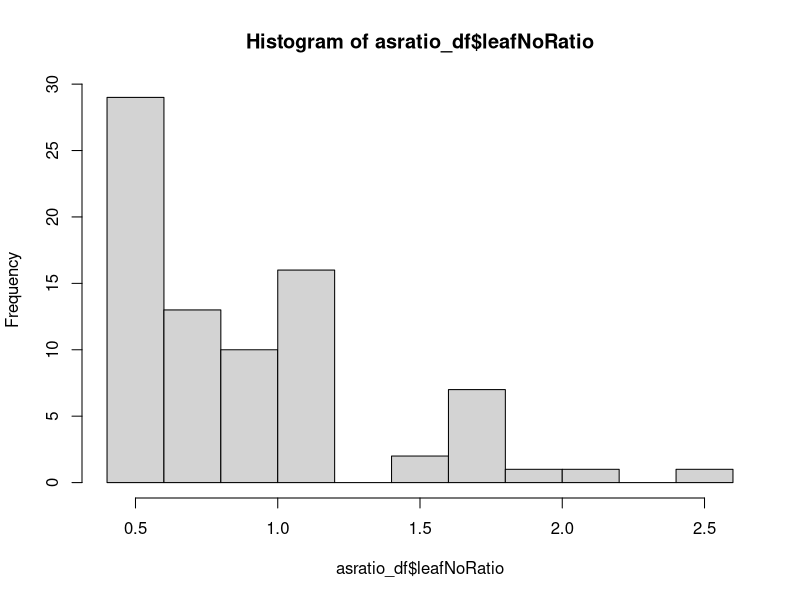

The R script that drew this image: (Note: this script raises an error after producing the figure.)
# ******************************************************************************

###                     Rex and Sof's Salinity Workshop                      ###

# ******************************************************************************

# ******************************************************************************

# Salinity Data Analysis ----------------

# ******************************************************************************

# first, we're going to clear the data from our global environment, so we have a 
# fresh start

rm(list = ls())


# Let's import our data. If working on a Flinders Uni computer, put it on your U drive or you WILL lose all your work!

# the folder we are working in is called our "working directory". It is good 
# convention to keep everything you're working on in this folder. You can check 
# you're using the correct working directory by using 
getwd()

# if the working directory isn't the folder you want to use, you can use 
# setwd("xxxx enter filepath here xxx") # to set your working directory. 
# your data should be saved in your working directory folder. You can then easily
# access this data:

all_data <- na.omit(data.frame(read.csv("Salinity_data.csv")))  
# read.csv will import the data from our working directory
head(all_data) 
# note that we now have all_data in our global environment, which is ##### observations 
# of #### variables

# and we can check that everything looks right
str(all_data)
summary(all_data)

# To standardise our results, we have calculated each variable as 
# a ratio of the mean of the control. 
# We are going to analyse the response variables leaf_no_ratio, shoot_height_ratio, 
# root_length_ratio, fw_shoot_root_ratio, dw_shoot_root_ratio, shoot_moisture, and root_moisture.


# Before we get into it, let's make sure our data is formatted so that we can work 
# with it easily. This can be tedious, but saves time in the long run

# Let's assign all of the variables we're going to use to their own object. 

species <- all_data$species
saltConc <- as.character(all_data$salt_conc) 
# salt concentration would automatically be numerical, we want it to be character, because we're 
# using it as a categorical variable.
leafNoRatio <- all_data$leaf_no_ratio
shootHtRatio <- all_data$shoot_height_ratio
rootLnRatio <- all_data$root_length_ratio
fwShootRoot <- all_data$fw_shoot_root_ratio
dwShootRoot <- all_data$dw_shoot_root_ratio
shootMoist <- all_data$shoot_moisture
rootMoist <- all_data$root_moisture
totMoist <- all_data$total_moisture

# While we do this, we're going to exclude the controls for the "leaf number-", 
# "shoot height-" and "root length (ratio to control mean)" variables. We're going 
# to combine them into dataframes with the species and salt concentration
# because we want to make sure we have the same number of observations for each of these variables.

asratio_df1 <- cbind.data.frame(species, saltConc, leafNoRatio, shootHtRatio, rootLnRatio)
asratio_df <- asratio_df1[asratio_df1$saltConc>0,] 
# this will ensure that all salt concentrations in this dataframe are greater than 0
                             
# we can get the summary for any of these variables and see the datatypes, etc
summary(asratio_df)
str(asratio_df)

# and we can check how many replicates we have for each treatment
table(asratio_df$species, asratio_df$saltConc)

# and we'll just make a dataframe of the rest of the variables, because it makes 
# plotting easier down the track:
alldata_df <- cbind.data.frame(species, saltConc, fwShootRoot, dwShootRoot, 
                               shootMoist, rootMoist, totMoist)

### remember, we have TWO DATA FRAMES  - one with the ratios, one with the remainder of the variables - which means that you don't find fwShootRoot in asratio_df, for example!

# Next, we need to perform some assumption testing. This is like checking in the 
# pantry to see what ingredients you have. If you have eggs, flour, milk, and sugar, 
# you can make a cake. If you have eggs, milk, bacon and cheese
# you can make an omelette. We want to do a two-way ANOVA, but we need to check 
# that we have all of the ingredients, first. 
# The assumptions (ingredients) of an ANOVA are:
#     > normally distributed data
#     > homogeneity of variances
#     > data are independent (we know our data are independent because the plants 
# were grown in their own pots, and don't influence each other either way.)


# Leaf Number as a Ratio of Control Mean ----------------------------------

# first, we're going to analyse the plant's leaf number as a ratio to the mean control in 
# response to salinity level.

# Let's check our assumptions:

### Assumption 1: data are normally distributed
# The central limit theorem tells us that When we have a sample size large enough 
# (n > 30), the sampling distribution will be normal, regardless of the distribution 
# of the data. However, it's good practice to report your assumption testing in 
# your statistical methods section. 
# We are going to use the Shapiro-Wilk method to test normality. 
# the null hypothesis is that sample distribution is normal. If the test is significant, 
# the distribution is non-normal. 
# If our p-value is > 0.05, we can assume that our data is normally distributed.

# We just extract the column needed from our relevant dataset, and we can do this 
# within the shapiro.test function
shapiro.test(asratio_df$leafNoRatio)
#Is this normal? 

# we can visually assess distribution using histograms 
hist(asratio_df$leafNoRatio)


# if we compare the results from our normality tests with our histograms, we can 
# see whether our data are normally distributed or how badly the data are not normal, in this case.

# Sometimes, to bring our data closer to normality, we can remove some outliers. In this year's experiments, it's particularly relevant because some plants grew so quick that they developed far more leaves than would be expected. You can see this in the histogram already.

# We need to explore this visually using boxplots, for both our species and our salt concentration. 

# we're going to use the package 'ggpubr' to make some plots to visualise our group differences. This first needs
#installing like so:

install.packages("ggpubr")
library(ggpubr)
library(dplyr)

#plot leaf number as ratio to control mean by groups "salt concentration"
# colour box plot by second group "species"

boxplot(leafNoRatio ~ saltConc, data = asratio_df,
        xlab = "Salt Concentration and Species",
        ylab = "Leaf Number Ratio"
        ) ### Here the data on the x-axis is out of order, 
          ###so we will re-arrange the data

# Define the desired order for saltConc
desired_salt_order <- c("1.5", "2.5", "5", "10", "15")
#Reorder the factor levels in the data frame
asratio_df$saltConc <- factor(asratio_df$saltConc, levels = desired_salt_order)
#Verify the new order
levels(asratio_df$saltConc)

boxplot(leafNoRatio ~ saltConc, data = asratio_df,
        xlab = "Salt Concentration and Species",
        ylab = "Leaf Number Ratio"
)

# In this case, we can see that there are some outliers present. Generally, outliers
# are classed as numbers outside of 1.5 * the interquartile range. 
# we are going to remove these outliers. Make sure to give justification for this removal in your methods section.

# first, we work out what our first and third quartiles are for our data:
quartiles <- quantile(asratio_df$leafNoRatio, probs=c(.25, .75), na.rm = FALSE) 
# and determine the interquartile range (IQR)
IQR <- IQR(asratio_df$leafNoRatio)

# Then we find our lower and upper limits:
Lower <- quartiles[1] - 1.5*IQR
Upper <- quartiles[2] + 1.5*IQR 

# and reassign any data above the lower threshold and below the upper threshold to a new dataframe, 
# which we will use for the analysis.
leafNoRatio_noOutliers <- filter(asratio_df, leafNoRatio > Lower & leafNoRatio < Upper )


# let's check how many replicates we have for each, now

table(leafNoRatio_noOutliers$species, leafNoRatio_noOutliers$saltConc)

# After relevant outliers are removed, we can then re-test for normality using our Shapiro-Wilk tests.
shapiro.test(leafNoRatio_noOutliers$leafNoRatio)

# we still have a significant p-value, but let's check out our histogram and plot data points
hist(leafNoRatio_noOutliers$leafNoRatio)

desired_salt_order <- c("1.5", "2.5", "5", "10", "15")
leafNoRatio_noOutliers$saltConc <- factor(leafNoRatio_noOutliers$saltConc, levels = desired_salt_order)
levels(leafNoRatio_noOutliers$saltConc)

boxplot(leafNoRatio ~ saltConc, data = leafNoRatio_noOutliers, 
        xlab = "saltConc",
        ylab = "leafNoRatio"
)

# looks pa bit better but the histogram shows us that there are clearly some huge outliers above 1.4 that are probably still plants that underwent a growth spurt that made their leaf growth totally different to the othe plants. These are not comparable to all the other plants, which is why we here decide to remove them. 

#NB: we don't remove the outliers because they are inconvenient - we have a good biological reason to exclude them. It is extremely important to be transparent and have a good reason for outlier removal, otherwise you are just massaging your data! So make sure you include the reason for the removal in your write-up.

leafNoRatio_noOutliers <- filter(asratio_df, leafNoRatio < 1.4 )

# Re-test for normality using our Shapiro-Wilk tests. It's still not great
shapiro.test(leafNoRatio_noOutliers$leafNoRatio)

# But our histogram now shows that the values are all more or less part of the same distribution. Because ANOVAs are relatively robust to violations of non-normality, we will choose to continue here but just make sure you mention that the normality criterion was violated.
hist(leafNoRatio_noOutliers$leafNoRatio)

boxplot(leafNoRatio ~ saltConc, data = leafNoRatio_noOutliers, 
        xlab = "saltConc",
        ylab = "leafNoRatio"
)


### Assumption 2: variances are homogeneous

# the Levene's test for Homogeneity of Variance (in the 'car' package) will tell us if our variances are homogeneous - 
# that is, that all population variances are equal. A p - value < 0.05 will suggest that variances are significantly 
# different and that this assumption has been violated
# install.packages("car")
library(car) # access the car package

#run the test. Again, the test is highly significant but there is not much we can do about this. We will report these data as having violated both assumptions and keep going with that precaution.
leveneTest(leafNoRatio ~ species*saltConc, data = leafNoRatio_noOutliers)

### one-way ANOVA

# now that we have the ingredients (kind of), let's bake our lovely ANOVA cake!
# the null hypotheses for a one-way ANOVA are:
#       > there is no _difference_ in the means of factor A (barley and what don't have different mean leaf numbers)
#       > there is no _difference_ in the means of factor B (plants don't have different mean leav numbers across salt concentrations)
#       > there is no _interaction_ between factor A and B. (i.e. the difference in leaf numbers in a salt concentration does not depend on whether we are looking at barley or wheat)
# if the p-value for our ANOVA is <0.05, we reject the null, and find that there 
# is a significant difference or interaction.
# If you get the following error "Error in leafNoRatio ~ saltConc : non-numeric argument to binary operator"
# you need to run this code: leafNoRatio_noOutliers$saltConc <- as.numeric(leafNoRatio_noOutliers$saltConc)

leafno.aov <- aov(leafNoRatio ~ saltConc, data = leafNoRatio_noOutliers)
summary(leafno.aov)


 # But what does this mean? To get a feeling for this, we can generate some summary statistics for our response data, depending on our two factors. This has nothing to do with the ANOVA but it allows you to look at the magnitudes of difference between means.
require("dplyr")
group_by(leafNoRatio_noOutliers, species, saltConc) %>%
  summarise(count = n(),mean = mean(leafNoRatio, na.rm = TRUE),
            sd = sd(leafNoRatio, na.rm = TRUE))

# the ANOVA tells us that there are differences group means, but we don't know 
# which pairs of groups are different. We can use a Tukey multiple pairwise comparisons 
# test to see where these differences lie. Since we only have two species, 
# only need to do this for our salt concentrations:


TukeyHSD(leafno.aov, which = "saltConc")
# when interpreting the output, diff: difference between means of the two groups, 
# lwr & upr: the lower and the upper end point of the confidence interval at 95%, 
# p adj: p-value after adjustment for the multiple comparisons.


### let's graph it!

# To visualise our data (and for our report), we need to generate a means plot.
# we are going to plot our response variable by groups "saltConc", and use the colours to show the species.
# we add error bars using mean_se
# we can explore the options for our plot using the help for ggline, 
# have a play and see what you think shows your results the best!
?ggline

ggline(leafNoRatio_noOutliers, x = "saltConc", y = "leafNoRatio", color = "species",
       add = c("mean_se"),
       xlab = "salt concentration (g/L)",
       ylab = "number of leaves (ratio to control mean)",
       legend = "right")

# once we're happy with our plot, we click "export" and save it in our working folder.


# Congratulations! You've now gone through ALL code you will need to use for this prac!
# The next analyses use exactly the same functions as for the leafNoRatio variable. The
#code will now have fewer and fewer comments as you get more used to repeating the same
#analyses.

# Root length as a Ratio of Control Mean ----------------------------------

# Let's check our assumptions:

### Assumption 1: data are normally distributed
# let's do a shapiro-wilk test of normality on our rootLnRatio variable
shapiro.test(asratio_df$rootLnRatio)

# If the Sig. value of the Shapiro-Wilk Test is greater than 0.05, the data is normal. 
# If it is below 0.05, the data significantly deviate from a normal distribution.

# we can visually assess distribution using histograms 
hist(asratio_df$rootLnRatio)

# if we compare the results from our normality tests with our histograms, we can 
# see whether our data are normally distributed. In this case, the histogram looks pretty normal even though the normality test doesn't. 

# So it is worth testing for outliers again for both our species and our salt concentration. 

# plot root length as a ratio to control mean by groups "salt concentration"
# colour box plot by second group "species"


boxplot(rootLnRatio ~ saltConc, data = leafNoRatio_noOutliers, 
        xlab = "saltConc",
        ylab = "rootLnRatio"
)

# In this case, we can see that there are some outliers present. Generally, outliers
# are classed as numbers outside of 1.5 * the interquartile range. 
# we are going to remove these outliers. Make sure to give justification for this removal in your methods section.

# first, we work out what our first and third quartiles are for our data:
quartiles <- quantile(asratio_df$rootLnRatio, probs=c(.25, .75), na.rm = FALSE) 
# and determine the interquartile range (IQR)
IQR <- IQR(asratio_df$rootLnRatio)

# Then we find our lower and upper limits:
Lower <- quartiles[1] - 1.5*IQR
Upper <- quartiles[2] + 1.5*IQR 

# and reassign any data above the lower threshold and below the upper threshold to a new dataframe, 
# which we will use for the analysis.
rootLnRatio_noOutliers <- filter(asratio_df, rootLnRatio > Lower & rootLnRatio < Upper )

# After relevant outliers are removed, we can then re-test for normality using our Shapiro-Wilk tests.
shapiro.test(rootLnRatio_noOutliers$rootLnRatio)

# And double check using a histogram - this is now looking OK and we'll again note that we expect the ANOVA to be robust to the violation of normality because the data are at least clearly part of a coherent distribution.
hist(rootLnRatio_noOutliers$rootLnRatio)

# and have another look at our new boxplots:

boxplot(rootLnRatio ~ saltConc, data = rootLnRatio_noOutliers, 
        xlab = "saltConc",
        ylab = "rootLnRatio"
)

#We still clearly have some very high and very low outliers. But it would be a bit intransparent to just take them out, since there is no good reason to do so. We will therefore leave them here and continut.

table(rootLnRatio_noOutliers$species, rootLnRatio_noOutliers$saltConc)

### Assumption 2: variances are homogeneous

# Let's do our levene's test

leveneTest(rootLnRatio ~ species*as.character(saltConc), data = rootLnRatio_noOutliers)

# The variance is homogenous - phew - we're good to go!

### two-way ANOVA

rootLn.aov <- aov(rootLnRatio ~ saltConc, data = rootLnRatio_noOutliers)
summary(rootLn.aov)


# we can generate some summary statistics for our response data, depending on our two factors:

group_by(rootLnRatio_noOutliers, species, saltConc) %>%
  summarise(count = n(),mean = mean(rootLnRatio, na.rm = TRUE),
            sd = sd(rootLnRatio, na.rm = TRUE))

# Tukey's HSD will tell is where the differences between groups are

TukeyHSD(rootLn.aov, which = "saltConc")


### let's graph it!

ggline(rootLnRatio_noOutliers, x = "saltConc", y = "rootLnRatio", color = "species",
       add = c("mean_se"),
       xlab = "salt concentration (g/L)",
       ylab = "root length (ratio to control mean)",
       legend = "right")

#Here you can also see that the outliers are not looking like they are obscuring a very clear picture. So, all good.

# don't forget to export your plot

# Shoot height as a Ratio of Control Mean ----------------------------------

# Let's check our assumptions:

### Assumption 1: data are normally distributed
# let's do a shapiro-wilk test of normality on our shoot height ratio variable
shapiro.test(asratio_df$shootHtRatio)

#What does this result mean?

# we can visually assess distribution using histograms 
hist(asratio_df$shootHtRatio)

# Let's look a little closer using boxplots:

boxplot(shootHtRatio ~ saltConc, data = asratio_df, 
        xlab = "saltConc",
        ylab = "shootHtRatio"
)

# Clearly some outliers, let's see if any of them are outside the IQR:

quartiles <- quantile(asratio_df$shootHtRatio, probs=c(.25, .75), na.rm = FALSE) 
IQR <- IQR(asratio_df$shootHtRatio)

Lower <- quartiles[1] - 1.5*IQR
Upper <- quartiles[2] + 1.5*IQR 

shootHtRatio_noOutliers <- filter(asratio_df, shootHtRatio > Lower & shootHtRatio < Upper )

# now we check again:
shapiro.test(shootHtRatio_noOutliers$shootHtRatio)
hist(shootHtRatio_noOutliers$shootHtRatio)
boxplot(shootHtRatio ~ saltConc, data = shootHtRatio_noOutliers, 
        xlab = "saltConc",
        ylab = "shootHtRatio"
)

#What do you notice here? Make sure you put this into your write-up!
table(shootHtRatio_noOutliers$species, shootHtRatio_noOutliers$saltConc)

# we still have some skew, and our shapiro-wilk test tells us that our data is not normal.
# however, since ANOVA are robust to deviations from normality, we will proceed and check 
# our next assumption:

### Assumption 2: variances are homogeneous
# Let's do our levene's test
leveneTest(shootHtRatio ~ species*as.character(saltConc), data =shootHtRatio_noOutliers)

# and we're good to go!

### two-way ANOVA


shootHt.aov <- aov(shootHtRatio ~ saltConc, data = shootHtRatio_noOutliers)
summary(shootHt.aov)

# summary statistics:
group_by(shootHtRatio_noOutliers, species, saltConc) %>%
  summarise(count = n(),mean = mean(shootHtRatio, na.rm = TRUE),
            sd = sd(shootHtRatio, na.rm = TRUE))

# Tukey's HSD will tell is where the differences between groups are

TukeyHSD(shootHt.aov, which = "saltConc")


### let's graph it!

ggline(shootHtRatio_noOutliers, x = "saltConc", y = "shootHtRatio", color = "species",
       add = c("mean_se"),
       xlab = "salt concentration (g/L)",
       ylab = "shoot height (ratio to control mean)",
       legend = "right")

# don't forget to export your plot

### from here, you can either use your newfound knowledge to analyse the remaining five
### variables (this will put you in the running for an HD) or open and run the file 
### "workshop1_salinitycont.R" to work through our code.

###DO NOT CREATE A NEW FILE OR READ IN NEW DATA. JUST KEEP WORKING FROM THE BOTTOM OF THIS CODE ONWARDS. 
###REMEMBER THAT THE RATIOS AND THE REMAINING VARIABLES ARE IN DIFFERENT DATA FRAMES. IF YOU GET ERRORS, IT MIGHT BE THAT YOU ARE USING THE WRONG DATA FRAME.

### good luck!

